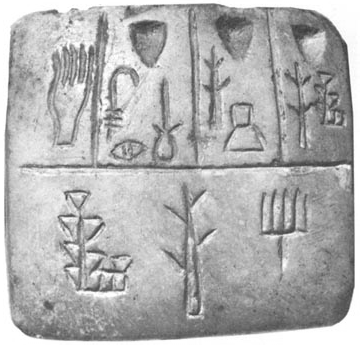
%> input picture UCV/tablet.png, 360 x 345 px
$ octave FiltersAsTemplates.m   (GNU Octave 9; MATLAB toolbox functions it lacks are replaced by stand-ins)
%> lines starting %> are read from the running program, lines starting %| are printed output that depends on the picture
### UCV/find_template_2D.m
% Find template 2D
function [yIndex xIndex] = find_template_2D(template, img)

    c = normxcorr2(template,img);

    % My method
    [row rawIndexY] = max(c);
    [column rawIndexX] = max(row);

    yIndex =  rawIndexY(rawIndexX) - size(template,1) + 1; % returns the index in the true image
    xIndex =  rawIndexX - size(template,2) + 1; % returns the index in the true image

    % [5 lines of commented-out code are left out]

end

### UCV/FiltersAsTemplates.m
pkg load image; % AFTER function definition
%
% % Test code:
% s = [-1 0 0 1 1 1 0 -1 -1 0 1 0 0 -1];
% t = [1 1 0];
% disp('Signal:'), disp([1:size(s, 2); s]);
% disp('Template:'), disp([1:size(t, 2); t]);
%
% index = find_template_1D(t, s);
% % disp('Index:'), disp(index);
%
%


% Test code:
tablet = imread('tablet.png');
%> tablet is the input picture: size 345x360 uint8; min 57, max 255, mean 177.1
imshow(tablet);
glyph = tablet(75:165, 150:185);
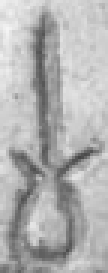
%> glyph: size 91x36 uint8 (shown 3 times larger); min 69, max 245, mean 177.8
imshow(glyph);

[y x] = find_template_2D(glyph, tablet);
%> in find_template_2D, `c = normxcorr2(template,img);`:
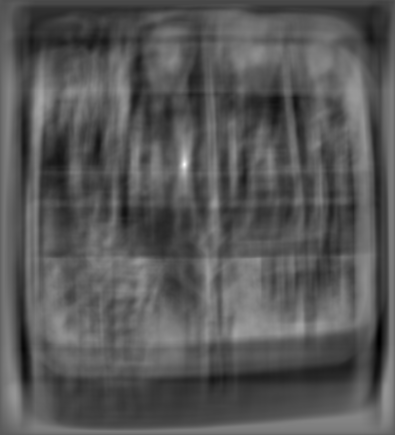
%> c: size 435x395 double; min -0.52, max 1, mean 0.00271; drawn with min black and max white
%> in find_template_2D, `[row rawIndexY] = max(c);`: row = 395 values, max 1 at index 185, min 0.0912 at index 1, mean 0.314; rawIndexY = 395 values, max 431 at index 195, min 68 at index 313, mean 284.4
%> in find_template_2D, `[column rawIndexX] = max(row);`: column = 1; rawIndexX = 185
%> in find_template_2D, `yIndex =  rawIndexY(rawIndexX) - size(template,1) + 1;`: yIndex = 75
%> in find_template_2D, `xIndex =  rawIndexX - size(template,2) + 1;`: xIndex = 150
%> y = 75; x = 150
disp([y x]); % should be the top-left corner of template in tablet
%|     75   150

$ run again, with UCV/bicycle.png copied over UCV/tablet.png
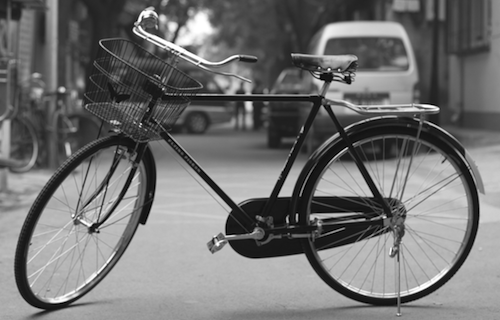
%> input picture UCV/bicycle.png, 500 x 320 px
%> tablet is the input picture: size 320x500 uint8; min 0, max 255, mean 114.2
%> `glyph = tablet(75:165, 150:185);`:
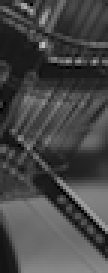
%> glyph: size 91x36 uint8 (shown 3 times larger); min 0, max 194, mean 70.8
%> in find_template_2D, `c = normxcorr2(template,img);`:
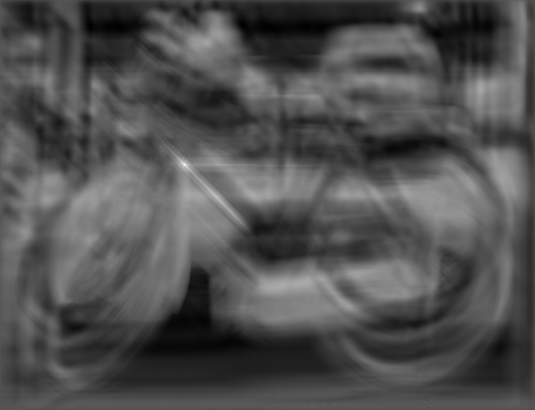
%> c: size 410x535 double; min -0.515, max 1, mean -0.0341; drawn with min black and max white
%> row = 535 values, max 1 at index 185, min -0.0164 at index 531, mean 0.383; rawIndexY = 535 values, max 408 at index 535, min 12 at index 521, mean 209.1
%> column = 1; rawIndexX = 185
%> yIndex = 75
%> xIndex = 150
%> y = 75; x = 150
%|     75   150

$ run again, with UCV/dolphin.png copied over UCV/tablet.png
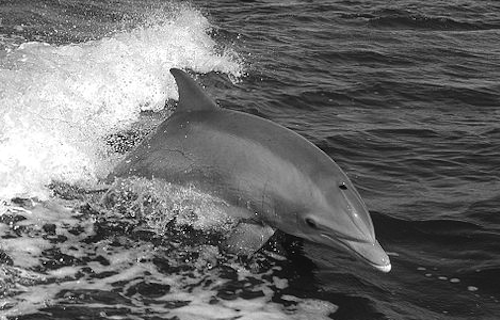
%> input picture UCV/dolphin.png, 500 x 320 px
%> tablet is the input picture: size 320x500 uint8; min 0, max 255, mean 109.1
%> `glyph = tablet(75:165, 150:185);`:
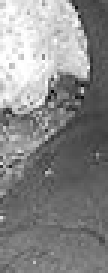
%> glyph: size 91x36 uint8 (shown 3 times larger); min 0, max 255, mean 135.7
%> in find_template_2D, `c = normxcorr2(template,img);`:
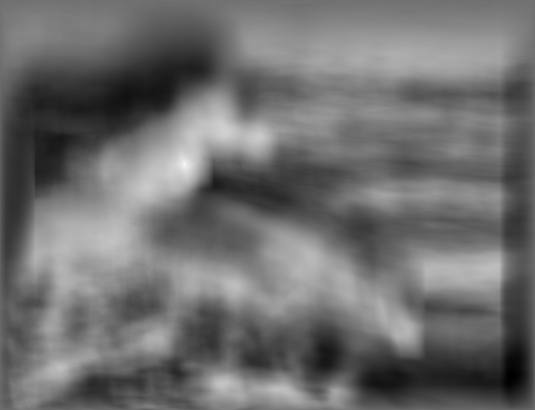
%> c: size 410x535 double; min -0.781, max 1, mean -0.00799; drawn with min black and max white
%> row = 535 values, max 1 at index 185, min 0.026 at index 1, mean 0.478; rawIndexY = 535 values, max 395 at index 295, min 20 at index 1, mean 208
%> column = 1; rawIndexX = 185
%> yIndex = 75
%> xIndex = 150
%> y = 75; x = 150
%|     75   150
